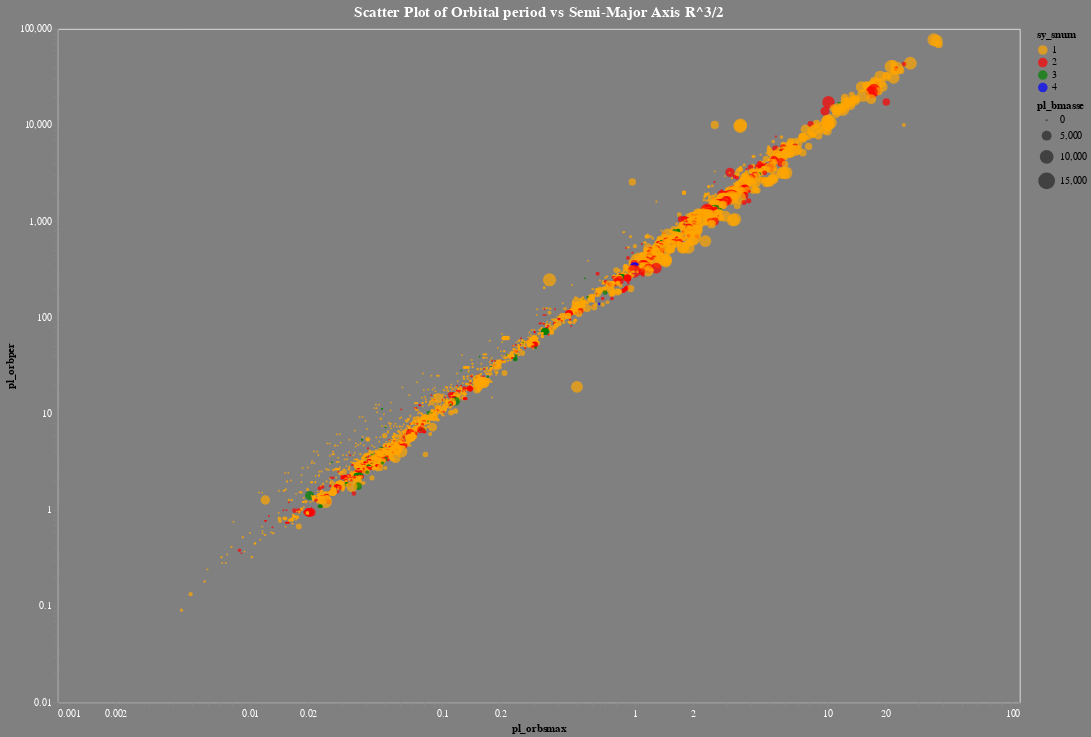

Notebook code for this chart:
### Code cell
import altair as alt
from altair import Chart

# Assuming you have a Pandas DataFrame named 'df_period_distance'

chart = Chart(df_period_distance)
num_stars=df_period_distance['sy_snum'].unique()
rng=['orange', 'red', 'green', 'blue']

chart = chart.mark_circle(size=60).encode(
    y=alt.Y('pl_orbper:Q').scale(type="log"),  # Orbital period as x-axis (quantitative)
    x=alt.X('pl_orbsmax:Q').scale(type="log"),  # Semi-major axis (cube root of radius squared) as y-axis (quantitative)
    #size='sy_snum:Q',  # Size of the point based on star_number (quantitative)
    color=alt.Color('sy_snum:N', scale=alt.Scale(domain=num_stars, range=rng)),  # Color based on star_number (quantitative)
    size='pl_bmasse:Q',
    tooltip=['pl_name','pl_orbper', 'pl_orbsmax', 'sy_snum', 'pl_bmasse'],  # Display these columns on hover
    
)
chart = chart.properties(
    width=1000,  # Set chart width
    height=700,  # Set chart height
    title='Scatter Plot of Orbital period vs Semi-Major Axis R^3/2'# Set chart title
).configure(background='grey').configure_title(
    fontSize=16, color='white').interactive().configure_axis(
    grid=False, labelColor='white')#.configure_axisX(title="Orbital Period (Days)")


# Display the chart
chart

### Figure 1 — Vega-Lite specification as saved in the notebook (floating-point values rounded to 4 significant figures; data arrays with more than 128 entries replaced by an {"elided": "..."} marker saying what was removed)
{"config": {"view": {"continuousWidth": 300, "continuousHeight": 300}, "axis": {"grid": false, "labelColor": "white"}, "background": "grey", "title": {"color": "white", "fontSize": 16}}, "data": {"name": "data-e4fb43de743ed211a41d6558e2c18cc7"}, "mark": {"type": "circle", "size": 60}, "encoding": {"color": {"field": "sy_snum", "scale": {"domain": [1.0, 2.0, 3.0, 4.0], "range": ["orange", "red", "green", "blue"]}, "type": "nominal"}, "size": {"field": "pl_bmasse", "type": "quantitative"}, "tooltip": [{"field": "pl_name", "type": "nominal"}, {"field": "pl_orbper", "type": "quantitative"}, {"field": "pl_orbsmax", "type": "quantitative"}, {"field": "sy_snum", "type": "quantitative"}, {"field": "pl_bmasse", "type": "quantitative"}], "x": {"field": "pl_orbsmax", "scale": {"type": "log"}, "type": "quantitative"}, "y": {"field": "pl_orbper", "scale": {"type": "log"}, "type": "quantitative"}}, "height": 700, "params": [{"name": "param_5", "select": {"type": "interval", "encodings": ["x", "y"]}, "bind": "scales"}], "title": "Scatter Plot of Orbital period vs Semi-Major Axis R^3/2", "width": 1000, "$schema": "https://vega.github.io/schema/vega-lite/v5.17.0.json", "datasets": {"data-e4fb43de743ed211a41d6558e2c18cc7": {"elided": "4171 records"}}}
